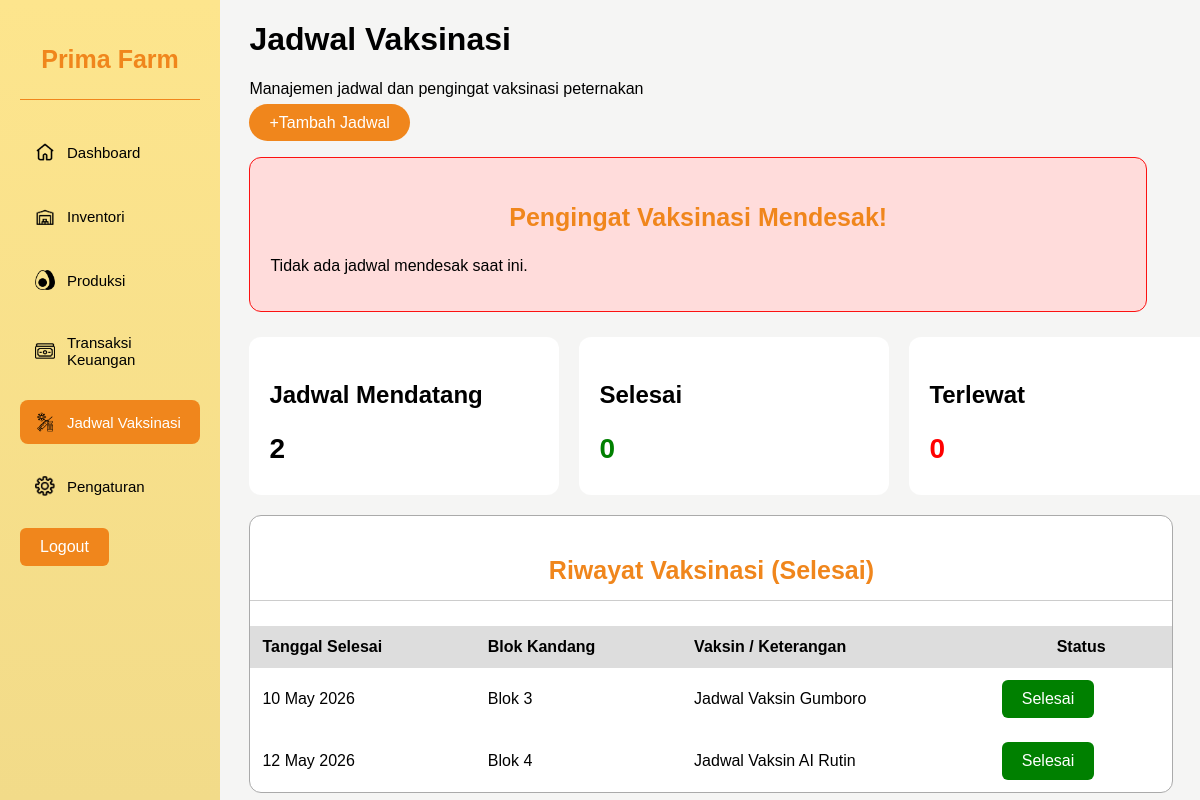
The app's page /menu_jadwalvaksinasi.php (signed in) with its own data.
### tables this page shows
CREATE TABLE `jadwal_vaksinasi` (
  `id_jadwal_vaksinasi` int NOT NULL,
  `id_blok_kandang` int NOT NULL,
  `jadwal` date NOT NULL,
  `status` tinyint(1) NOT NULL DEFAULT '0',
  `keterangan` varchar(255) DEFAULT NULL,
  `tgl_selesai` date DEFAULT NULL
);

### menu_jadwalvaksinasi.php (the view, shortened to what this page needs)
<?php
include("koneksi.php");
$query_sql = "
    SELECT
        id_jadwal_vaksinasi,
        id_blok_kandang,
        jadwal,
        status,
        keterangan
    FROM jadwal_vaksinasi
    ORDER BY jadwal ASC
";
$result = mysqli_query($conn, $query_sql);
$today = date('Y-m-d');
$jadwal_mendatang = 0;
$selesai = 0;
$perlu_perhatian = 0;
if ($result) {
    while ($row = mysqli_fetch_assoc($result)) {
        $tgl_vaksin = $row['jadwal'];
        $status = $row['status'];
        $diff = strtotime($tgl_vaksin) - strtotime($today);
        $selisih = floor($diff / 86400);
        if ($status == 1) {
            $selesai++;
        } elseif ($selisih < 0) {
            $perlu_perhatian++;
        } else {
            $jadwal_mendatang++;
        }
    }
}
$query_mendatang = "
    SELECT id_jadwal_vaksinasi, id_blok_kandang, jadwal, keterangan
    FROM jadwal_vaksinasi
    WHERE status = 0 AND jadwal >= CURDATE()
    ORDER BY jadwal ASC
";
$result_mendatang = mysqli_query($conn, $query_mendatang);
?>
<!DOCTYPE html>
<html lang="id">
<head>
    <link rel="stylesheet" href="menu.css">
    <link rel="stylesheet" href="vaksinasi.css">
</head>
<body>
    <div class="container">
        <?php include("sidebar.php"); ?>
        <main>
            <h1>Jadwal Vaksinasi</h1>
            <p>Manajemen jadwal dan pengingat vaksinasi peternakan</p>
            <a href="jadwalvaksinasi.php" class="btn-tambah">+Tambah Jadwal</a>
            <div class="vaksinasi">
                <div class="warning-box">
                    <h3>Pengingat Vaksinasi Mendesak!</h3>
                    <?php
                    $ada_peringatan = false;
                            ?>
                            <?php
                    if (!$ada_peringatan)
                        echo "<p>Tidak ada jadwal mendesak saat ini.</p>";
                    ?>
                </div>
                <div class="card-container">
                    <div class="card">
                        <p>Jadwal Mendatang</p>
                        <h2>
                            <?= $jadwal_mendatang ?>
                        </h2>
                    </div>
                    <div class="card">
                        <p>Selesai</p>
                        <h2 class="hijau">
                            <?= $selesai ?>
                        </h2>
                    </div>
                    <div class="card">
                        <p>Terlewat</p>
                        <h2 class="merah">
                            <?= $perlu_perhatian ?>
                        </h2>
                    </div>
                </div>
                <section class="list-container">
                    <div class="table-box">
                        <h3>Riwayat Vaksinasi (Selesai)</h3>
                        <table>
                            <thead>
                                <tr>
                                    <th>Tanggal Selesai</th>
                                    <th>Blok Kandang</th>
                                    <th>Vaksin / Keterangan</th>
                                    <th style="text-align: center;">Status</th>
                                </tr>
                            </thead>
                            <tbody>
                                <?php if (mysqli_num_rows($result_mendatang) > 0): ?>
                                    <?php while ($row = mysqli_fetch_assoc($result_mendatang)): ?>
                                        <tr>
                                            <td>
                                                <?= date('d M Y', strtotime($row['jadwal'])); ?>
                                            </td>
                                            <td>
                                                <span>Blok
                                                    <?= $row['id_blok_kandang']; ?>
                                                </span>
                                            </td>
                                            <td>
                                                <?= $row['keterangan']; ?>
                                                </td>
                                                <td>
                                                    <a class="selesai" href="proses_selesai.php?id=<?= $row['id_jadwal_vaksinasi']; ?>"
                                                        onclick="return confirm('Tandai jadwal ini sebagai SELESAI?')">
                                                        Selesai
                                                    </a>
                                                    </td>
                                        </tr>
                                    <?php endwhile; ?>
                                <?php endif; ?>
                            </tbody>
                        </table>
                    </div>
                </section>
            </div>
        </main>
    </div>
</body>
</html>

### menu.css (style rules this page uses)
body { background-color: rgb(245, 245, 244); font-family: Arial, sans-serif; margin: 0; }
.container { display: grid; grid-template-columns: 220px auto; height: 100vh; }
.container h3 { font-size: 25px; font-weight: bold; color: #f0861c; text-align: center; }
main { margin-left: 3%; }
.card h2 { font-size: 28px; margin-bottom: 10px; }
.card p { font-size: 24px; font-weight: bold; }
.card h2 { font-size:28px; margin-top:5px; }
.hijau { color:green; }
.table-box { background:white; border-radius:12px; border:1px solid #aaa; overflow:hidden; margin-top:20px; width: 97%; }
.table-box h3 { padding:15px; border-bottom:1px solid #ccc; }
table { width:100%; border-collapse:collapse; }
th, td { padding:12px; text-align:left; }
thead { background:#ddd; }
.btn-tambah { text-decoration: none; background:#f0861c; color:white; border:none; padding:10px 20px; border-radius:20px; cursor:pointer; margin-right: 20px; margin-top: 10px; }
.card-container { display:flex; gap:20px; margin:20px 0; }
.card { background:#ffffff; padding:20px; border-radius:12px; min-width:270px; }
.merah { color:red; }
.table-box { background:white; border-radius:12px; border:1px solid #aaa; margin-top:20px; overflow:hidden; }
.warning-box { background:#ffe3e3; border:2px solid #ff6b6b; padding:20px; border-radius:10px; margin-top:20px; }
.selesai { display: inline-block; background-color: green; color: white; padding: 10px 20px; border-radius: 6px; text-decoration: none; text-align: center; }

### vaksinasi.css (style rules this page uses)
body .vaksinasi .warning-box { background: #ffdcdb !important; padding: 20px !important; border-radius: 12px !important; border: 1px solid #fc1111 !important; max-width: 90% !important; width: 900px !important; margin: 25px 0 25px 0 !important; }
.vaksinasi .merah { color: red; }
.vaksinasi .hijau { color: green; }

### records on screen
jadwal_vaksinasi: jadwal "10 May 2026", id_blok_kandang "3", keterangan "Jadwal Vaksin Gumboro"
jadwal_vaksinasi: jadwal "12 May 2026", id_blok_kandang "4", keterangan "Jadwal Vaksin AI Rutin"

### other values on screen
$jadwal_mendatang "2"
$selesai "0"
$perlu_perhatian "0"
